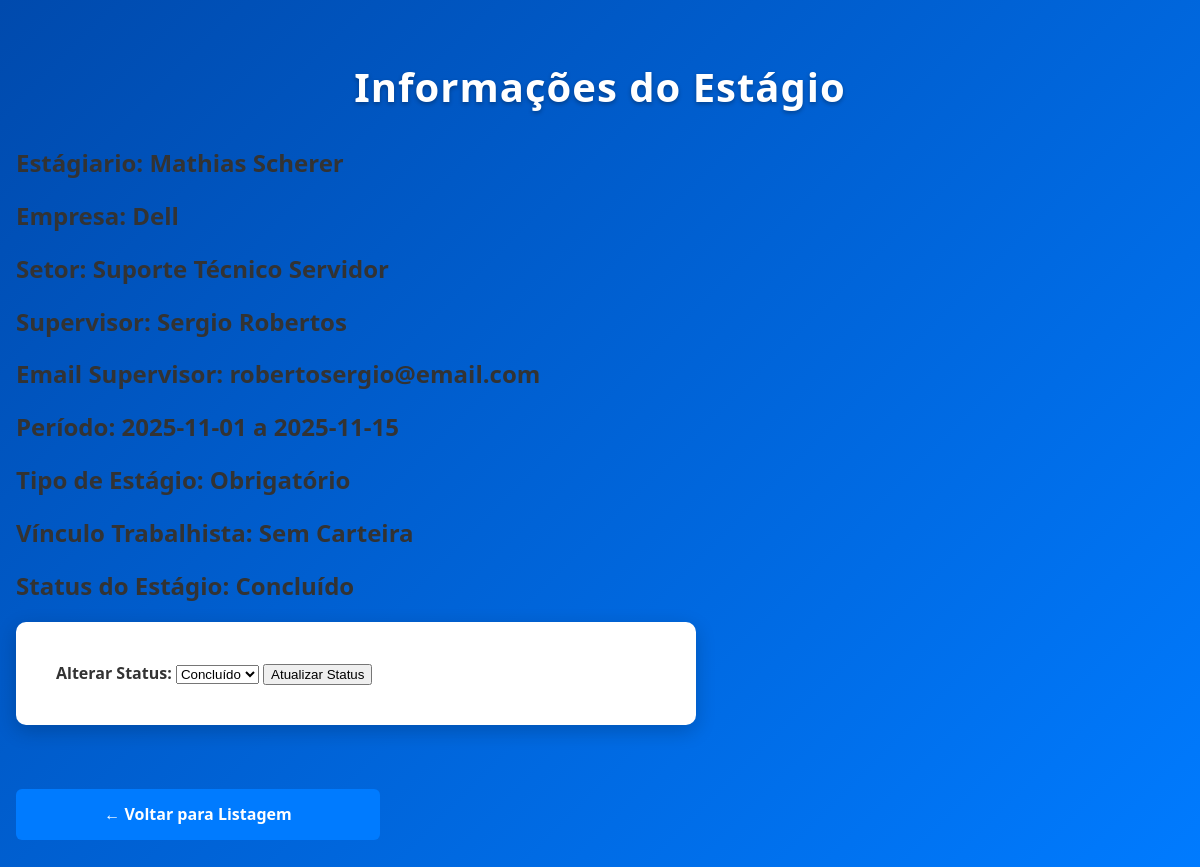
Screenshot of /visualizacao.php?idEstagio=60 with the database file from the repository.
### tables this page shows
CREATE TABLE `estagio` (
  `idEstagio` int(11) NOT NULL,
  `nome` varchar(255) NOT NULL,
  `dataInicio` date NOT NULL,
  `dataFim` date NOT NULL,
  `empresa` varchar(255) NOT NULL,
  `setorEmpresa` varchar(255) NOT NULL,
  `vinculoTrabalhista` tinyint(1) NOT NULL,
  `nomeSupervisor` varchar(255) NOT NULL,
  `obrigatorio` tinyint(1) NOT NULL,
  `emailSupervisor` varchar(255) NOT NULL,
  `idAluno` int(11) NOT NULL,
  `idProfessor` int(11) NOT NULL,
  `status` int(10) NOT NULL,
  `professor` varchar(200) NOT NULL
);

### bd/MySQL.php (called while the page is built, shortened)
<?php
class MySQL{
	private $connection;
	public function __construct(){
		try {
			$this->connection = new \mysqli(HOST, USUARIO, SENHA, BANCO);
			$this->connection->query("CREATE DATABASE IF NOT EXISTS " . BANCO);
			$this->connection->select_db(BANCO);
			$this->connection->set_charset("utf8");
		} catch (Exception $e) {
			error_log("Erro na conexão MySQL: " . $e->getMessage());
			throw $e;
		}
	}
	public function consulta($sql){
		try {
			$result = $this->connection->query($sql);
			$data = array();
			while($item = mysqli_fetch_array($result, MYSQLI_ASSOC)){
				$data[] = $item;
			}
			return $data;
		} catch (Exception $e) {
			error_log("Erro ao consultar: " . $e->getMessage());
			throw $e;
		}
	}
	}
?>

### classes/Estagio.php (called while the page is built, shortened)
<?php
require_once __DIR__."/../bd/MySQL.php";
class Estagio{
    private $name;
    private $dataInicio;
    private $dataFim;
    private $empresa;
    private $setorEmpresa;
    private $vinculoTrabalhista;
    private $obrigatorio;
    private $nameSupervisor;
    private $emailSupervisor;
    private $status;
    public function __construct($name = '', $dataInicio = null, $dataFim = null,
        $empresa = '', $setorEmpresa = '', $vinculoTrabalhista = 0,
        $obrigatorio = 0, $nameSupervisor = '', $emailSupervisor = '',
        $professor = '', $idAluno = null, $idProfessor = null, $status = 1){
        $this->name = $name;
        $this->dataInicio = $dataInicio;
        $this->dataFim = $dataFim;
        $this->empresa = $empresa;
        $this->setorEmpresa = $setorEmpresa;
        $this->vinculoTrabalhista = $vinculoTrabalhista;
        $this->obrigatorio = $obrigatorio;
        $this->nameSupervisor = $nameSupervisor;
        $this->emailSupervisor = $emailSupervisor;
        $this->status = $status;
    }
    public function getName(){
        return $this->name;
    }
    public function getDataInicio(){
        return $this->dataInicio;
    }
    public function getDataFim(){
        return $this->dataFim;
    }
    public function getEmpresa(){
        return $this->empresa;
    }
    public function getSetorEmpresa(){
        return $this->setorEmpresa;
    }
    public function isVinculoTrabalhista(){
        return $this->vinculoTrabalhista;
    }
    public function isObrigatorio(){
        return $this->obrigatorio;
    }
    public function getNameSupervisor(){
        return $this->nameSupervisor;
    }
    public function getEmailSupervisor(){
        return $this->emailSupervisor;
    }
    public static function find($idEstagio):Estagio{
        $conexao = new MySQL();
        $sql = "SELECT e.*, u.nome AS nomeProfessor FROM estagio e LEFT JOIN usuario u ON e.idProfessor = u.idUsuario WHERE e.idEstagio = {$idEstagio} LIMIT 1";
        $resultado = $conexao->consulta($sql);
        $row = $resultado[0];
        $profNome = $row['nomeProfessor'] ?? '';
        $e = new Estagio(
            $row['nome'] ?? '',
            $row['dataInicio'] ?? null,
            $row['dataFim'] ?? null,
            $row['empresa'] ?? '',
            $row['setorEmpresa'] ?? '',
            $row['vinculoTrabalhista'] ?? 0,
            $row['obrigatorio'] ?? 0,
            $row['nomeSupervisor'] ?? '',
            $row['emailSupervisor'] ?? '',
            $profNome,
            $row['idAluno'] ?? null,
            $row['idProfessor'] ?? null
        );
        $e->setIdEstagio($row['idEstagio'] ?? null);
        $e->setStatus($row['status'] ?? 1);
        return $e;
    }
    public function getStatus(){
        return $this->status;
    }
    public function setStatus($status): void{
        $this->status = $status;
    }
}

### visualizacao.php (the view, shortened to what this page needs)
<?php
require_once __DIR__ . '/classes/Estagio.php';
$estagio = null;
$id = isset($_POST['idEstagio']) ? intval($_POST['idEstagio']) : intval($_GET['idEstagio'] ?? 0);
try {
    $estagio = Estagio::find($id);
} catch (Exception $e) {
    die("Erro ao buscar estágio: " . $e->getMessage());
}
?>
<!DOCTYPE html>
<html lang="pt-br">
<head>
    <link rel="stylesheet" href="styles/visualizacao.css">
</head>
<body>
    <h1>Informações do Estágio</h1>
    <div id="container">
        <div style="margin-bottom: 20px;">
            <h2>Estágiario: <?php echo htmlspecialchars($estagio->getName()); ?></h2>
            <h2>Empresa: <?php echo htmlspecialchars($estagio->getEmpresa()); ?></h2>
            <h2>Setor: <?php echo htmlspecialchars($estagio->getSetorEmpresa()); ?></h2>
            <h2>Supervisor: <?php echo htmlspecialchars($estagio->getNameSupervisor()); ?></h2>
            <h2>Email Supervisor: <?php echo htmlspecialchars($estagio->getEmailSupervisor()); ?></h2>
            <h2>Período: <?php echo htmlspecialchars($estagio->getDataInicio()); ?> a <?php echo htmlspecialchars($estagio->getDataFim()); ?></h2>
            <h2>Tipo de Estágio: <?php echo ($estagio->isObrigatorio() ? 'Obrigatório' : 'Não Obrigatório'); ?></h2>
            <h2>Vínculo Trabalhista: <?php echo ($estagio->isVinculoTrabalhista() ? 'Carteira Assinada' : 'Sem Carteira'); ?></h2>
            <h2>Status do Estágio:
                <?php
                $status = $estagio->getStatus();
                if ($status == Estagio::STATUS_FINALIZADO) {
                    echo '<span class="status-finalizado">Finalizado</span>';
                } elseif ($status == Estagio::STATUS_ATIVO) {
                    echo '<span class="status-ativo">Ativo</span>';
                } elseif ($status == Estagio::STATUS_CONCLUIDO || $status == Estagio::STATUS_EM_ANDAMENTO) {
                    echo '<span class="status-concluido">Concluído</span>';
                } else {
                    echo '<span class="status-desconhecido">Desconhecido</span>';
                }
                ?>
            </h2>
        </div>
        <form action="visualizacao.php" method="post" style="margin-bottom: 20px;">
            <label for="status"><strong>Alterar Status:</strong></label>
            <select name="status" id="status" required>
                <option value="<?php echo Estagio::STATUS_CONCLUIDO; ?>" <?php echo ($status == Estagio::STATUS_CONCLUIDO) ? 'selected' : ''; ?>>
                    Concluído
                </option>
            </select>
            <button type="submit">Atualizar Status</button>
        </form>
        <br><br>
        <a href="listagem.php">← Voltar para Listagem</a>
    </div>
</body>
</html>

### styles/visualizacao.css (style rules this page uses)
body { font-family: 'Segoe UI', Tahoma, Geneva, Verdana, sans-serif; background: linear-gradient(135deg, #004aad, #007bff); min-height: 100vh; margin: 0; padding: 2rem 1rem; color: #333; }
h1 { text-align: center; color: #fff; font-size: 2.5rem; letter-spacing: 1px; margin-bottom: 2rem; text-shadow: 0 2px 4px rgba(0, 0, 0, 0.3); }
form { background-color: #fff; padding: 2.5rem; border-radius: 10px; box-shadow: 0 6px 20px rgba(0, 0, 0, 0.2); max-width: 600px; }
a { background-color: #007bff; color: #fff; padding: 0.9rem 2rem; font-weight: bold; font-size: 1rem; border: none; border-radius: 6px; cursor: pointer; transition: all 0.3s ease; min-width: 140px; justify-content: center; align-items: center; display: flex; text-decoration: none; width: 300px; }
form, ul, p { animation: fadeIn 0.5s ease-in-out; }

### rows the page displays
estagio: nome "Mathias Scherer", empresa "Dell", setorEmpresa "Suporte Técnico Servidor", nomeSupervisor "Sergio Robertos", emailSupervisor "robertosergio@email.com", dataInicio "2025-11-01", dataFim "2025-11-15", status "Concluído"
